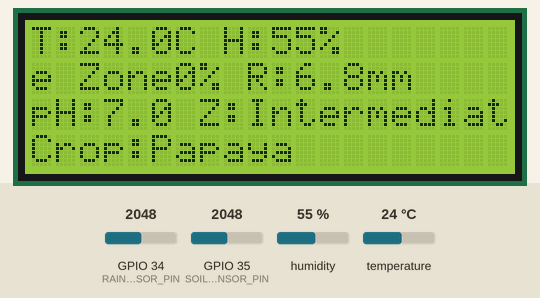
Simulated run of this sketch. Board: ESP32. Parts: 20×4 character LCD. The inputs (shaded band) are chosen by the test bench; at power-on: humidity 55 %, temperature 24 °C, GPIO 34 (RAIN_SENSOR_PIN) = 2048, GPIO 35 (SOIL_SENSOR_PIN) = 2048 (analog values on the 0–4095 scale). WiFi joins after 1.5 s; servers stay silent unless stated; EEPROM starts erased; no MQTT or app messages arrive unless stated; web services answer with replies made up by the test bench; what the sketch prints to the serial monitor is not drawn.

Above: at 2.9 s.
3.0 s: humidity set to 22 %
At 4.8 s:
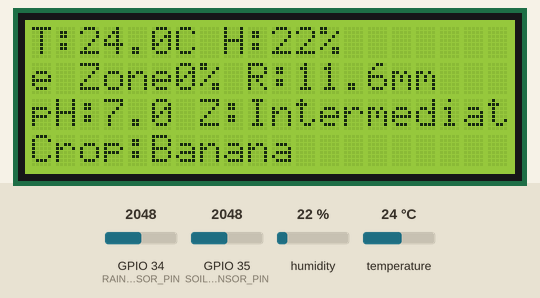
9.5 s: temperature set to 28 °C
At 12.4 s:
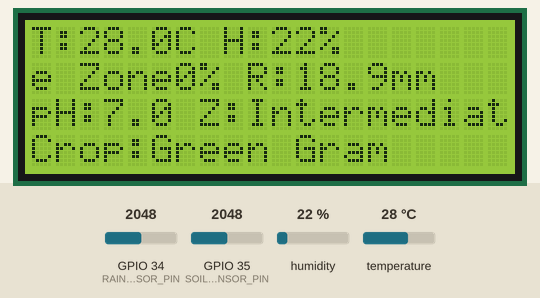
15.3 s: humidity set to 68 %
At 17.1 s:
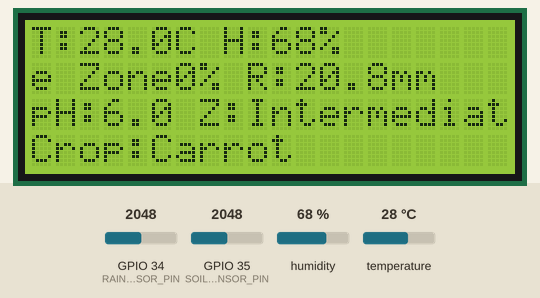
21.8 s: humidity set to 88 %
At 24.5 s:
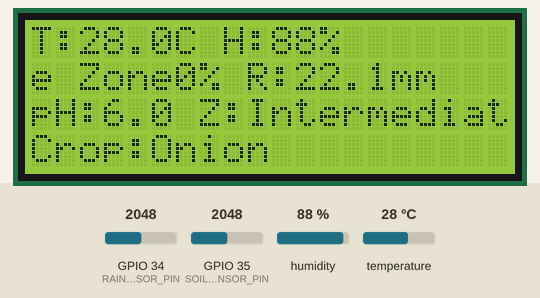
28.3 s: GPIO 34 (RAIN_SENSOR_PIN) set to 2866
At 30.7 s:
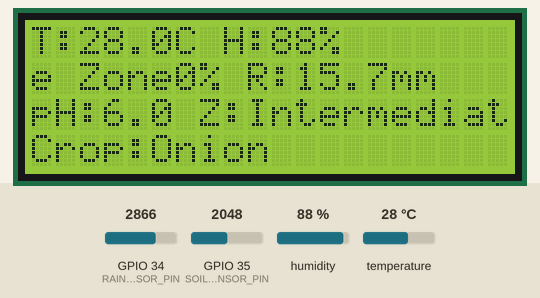
33.9 s: GPIO 35 (SOIL_SENSOR_PIN) set to 2866
At 35.1 s:
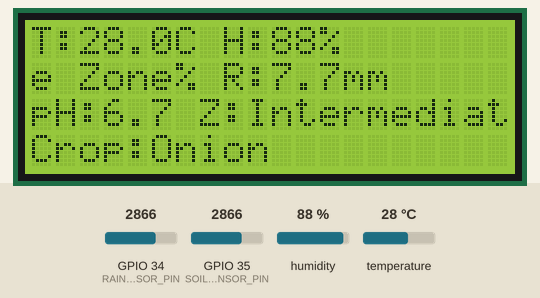
Timing chart, 0 to 36.9 s (numbered marks = the images above; inputs shaded):
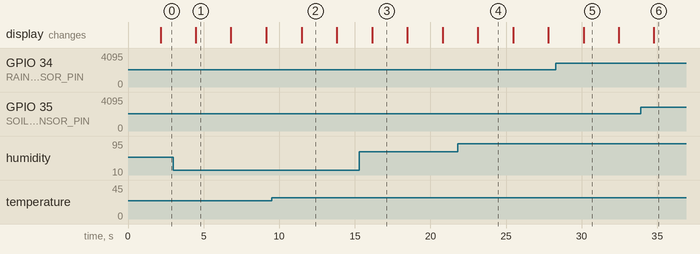

Measured:
- after the input at 3.0 s, the display: changes after 1.5 s (image 1)
- after the input at 9.5 s, the display: changes after 2.0 s (image 2)
- after the input at 15.3 s, the display: changes after 0.84 s (image 3)
- after the input at 21.8 s, the display: changes after 1.3 s (image 4)
- after the input at 28.3 s, the display: changes after 1.8 s (image 5)
- what the display in image 1 shows lasts 2.3 s, from 4.5 s to 6.8 s

The sketch:

esp32_crop_selection.ino
```cpp
#include <WiFi.h>
#define MQTT_MAX_PACKET_SIZE 512
#include <PubSubClient.h>
#include "DHT.h"
#include <Wire.h>
#include <EEPROM.h>
#include <HTTPClient.h>
#include <hd44780.h>
#include <hd44780ioClass/hd44780_I2Cexp.h>
#include "time.h"

// ================= LCD =================
hd44780_I2Cexp lcd;

// ================= TinyML =================
#include "ph_regressor.h"
#include "crop_classifier.h"
#include "crop_labels.h"
#include "zone_classifier.h"
#include "zone_labels.h"

Eloquent::ML::Port::PhRegressor phModel;
Eloquent::ML::Port::CropClassifier cropModel;
Eloquent::ML::Port::ZoneClassifier zoneModel;

// ================= WiFi =================
const char* ssid = "Hiruni";
const char* password = "Hiruni2022";

// ================= MQTT =================
const char* mqtt_server = "192.168.1.2";
const int mqtt_port = 1883;
const char* mqtt_topic = "agricultural/esp32/data";

WiFiClient espClient;
PubSubClient mqttClient(espClient);

#define DEVICE_ID "ESP32_GARDEN_01"

// ================= Location (EEPROM) =================
const int EEPROM_SIZE = 64;
const int EEPROM_ADDR_LON = 0;
const int EEPROM_ADDR_LAT = 4;
const int EEPROM_ADDR_VALID = 8;

float storedLongitude = 0.0f;
float storedLatitude = 0.0f;
bool hasLocation = false;

unsigned long lastGeoUpdate = 0;
const unsigned long GEO_UPDATE_INTERVAL_MS = 6UL * 60UL * 60UL * 1000UL; // 6 hours

// ================= Sensors =================
#define DHTPIN 4
#define DHTTYPE DHT22
DHT dht(DHTPIN, DHTTYPE);

#define RAIN_SENSOR_PIN 34
#define SOIL_SENSOR_PIN 35
#define SOIL_POWER_PIN 25

// ================= CALIBRATION =================
int SOIL_ADC_DRY = 2620;
int SOIL_ADC_WET = 1200;

int RAIN_ADC_DRY = 2520;
int RAIN_ADC_WET = 2000;

// ================= Rain System =================
float rainFiltered = 0;
bool isRaining = false;
float rainMMperHour = 0;

// ================= Helpers =================
float safeLog(float x) {
  return log1p(max(x, 0.0f));
}

// ================= ADC =================
int readSoilADC() {
  digitalWrite(SOIL_POWER_PIN, HIGH);
  delay(100);

  long total = 0;
  for (int i = 0; i < 10; i++) {
    total += analogRead(SOIL_SENSOR_PIN);
    delay(10);
  }

  digitalWrite(SOIL_POWER_PIN, LOW);
  return total / 10;
}

int readRainADC() {
  analogRead(RAIN_SENSOR_PIN); // flush

  long total = 0;
  for (int i = 0; i < 10; i++) {
    total += analogRead(RAIN_SENSOR_PIN);
    delay(5);
  }

  return total / 10;
}

// ================= SOIL =================
float getSoilMoisture() {
  int adc = readSoilADC();

  float soil = 100.0 * (float)(adc - SOIL_ADC_DRY) /
               (SOIL_ADC_WET - SOIL_ADC_DRY);

  return constrain(soil, 0, 100);
}

// ================= RAIN =================
float getRainPercent() {
  int adc = readRainADC();

  float rain = 100.0 * (float)(adc - RAIN_ADC_DRY) /
               (RAIN_ADC_WET - RAIN_ADC_DRY);

  rain = constrain(rain, 0, 100);

  rainFiltered = (0.7 * rainFiltered) + (0.3 * rain);

  return rainFiltered;
}

// ================= RAIN MM CONVERSION =================
float estimateRainMM(float rainPercent) {
  if (rainPercent < 5) return 0;
  return rainPercent * 0.25;   // calibrated multiplier
}

// ================= Location Helpers =================
void loadLocationFromEEPROM() {
  EEPROM.begin(EEPROM_SIZE);
  uint8_t valid = EEPROM.read(EEPROM_ADDR_VALID);
  if (valid == 1) {
    EEPROM.get(EEPROM_ADDR_LON, storedLongitude);
    EEPROM.get(EEPROM_ADDR_LAT, storedLatitude);
    hasLocation = true;
  }
}

void saveLocationToEEPROM(float lon, float lat) {
  storedLongitude = lon;
  storedLatitude = lat;
  hasLocation = true;
  EEPROM.put(EEPROM_ADDR_LON, storedLongitude);
  EEPROM.put(EEPROM_ADDR_LAT, storedLatitude);
  EEPROM.write(EEPROM_ADDR_VALID, 1);
  EEPROM.commit();
}

bool parseLatLon(const String& payload, float &lon, float &lat) {
  int latIdx = payload.indexOf("\"lat\":");
  int lonIdx = payload.indexOf("\"lon\":");
  if (latIdx < 0 || lonIdx < 0) return false;

  int latStart = latIdx + 6;
  int latEnd = payload.indexOf(',', latStart);
  int lonStart = lonIdx + 6;
  int lonEnd = payload.indexOf(',', lonStart);
  if (latEnd < 0) latEnd = payload.indexOf('}', latStart);
  if (lonEnd < 0) lonEnd = payload.indexOf('}', lonStart);

  lat = payload.substring(latStart, latEnd).toFloat();
  lon = payload.substring(lonStart, lonEnd).toFloat();
  return true;
}

void updateLocationFromIP() {
  if (WiFi.status() != WL_CONNECTED) return;

  HTTPClient http;
  http.begin("http://ip-api.com/json");
  int httpCode = http.GET();
  if (httpCode == 200) {
    String body = http.getString();
    float lon = 0.0f, lat = 0.0f;
    if (parseLatLon(body, lon, lat)) {
      saveLocationToEEPROM(lon, lat);
    }
  }
  http.end();
}

// ================= WIFI =================
void connectWiFi() {
  WiFi.begin(ssid, password);

  int attempts = 0;
  while (WiFi.status() != WL_CONNECTED && attempts < 20) {
    delay(500);
    attempts++;
  }
  if (WiFi.status() == WL_CONNECTED) {
    updateLocationFromIP();
    lastGeoUpdate = millis();
  }
}

// ================= MQTT =================
void connectMQTT() {
  if (!mqttClient.connected()) {
    mqttClient.connect(DEVICE_ID);
  }
}

void updateLCD(float t, float h, float s, float rainMM, float ph, const char* crop, const char* zone) {
  lcd.clear();

  // ===== Row 1 == (Temperature & Humidity)
  lcd.setCursor(0, 0);
  lcd.print("T:");
  lcd.print(t,1);       // e.g. 30.7
  lcd.print("C ");

  lcd.print("H:");
  lcd.print(h,0);       // e.g. 78
  lcd.print("%");

  // ===== Row 2 ===== (Soil & Rain)
  lcd.setCursor(0, 1);
  lcd.print("Soil:");
  lcd.print(s,0);       // shorter (no decimal)
  lcd.print("% ");

  lcd.print("R:");
  lcd.print(rainMM,1);  // e.g. 2.5
  lcd.print("mm");

  // ===== Row 3 ===== (pH & Zone)
  lcd.setCursor(0, 2);
  lcd.print("pH:");
  lcd.print(ph,1);

  lcd.print(" Z:");
  lcd.print(zone);      // keep short label!

  // ===== Row 4 ===== (Crop)
  lcd.setCursor(0, 3);
  lcd.print("Crop:");
  lcd.print(crop);
}


// ================= SETUP =================
void setup() {
  Serial.begin(115200);

  dht.begin();

  pinMode(SOIL_POWER_PIN, OUTPUT);
  digitalWrite(SOIL_POWER_PIN, LOW);

  analogReadResolution(12);

  Wire.begin(21, 22);
  lcd.begin(20, 4);
  lcd.backlight();

  WiFi.mode(WIFI_STA);
  loadLocationFromEEPROM();
  connectWiFi();

  mqttClient.setServer(mqtt_server, mqtt_port);
}

// ================= LOOP =================
void loop() {

  if (WiFi.status() != WL_CONNECTED) connectWiFi();
  if (!mqttClient.connected()) connectMQTT();
  mqttClient.loop();

  if (WiFi.status() == WL_CONNECTED && millis() - lastGeoUpdate > GEO_UPDATE_INTERVAL_MS) {
    updateLocationFromIP();
    lastGeoUpdate = millis();
  }

  float temperature = dht.readTemperature();
  float humidity = dht.readHumidity();

  if (isnan(temperature) || isnan(humidity)) return;

  float soil = getSoilMoisture();
  float rain = getRainPercent();

  rainMMperHour = estimateRainMM(rain);
  float rainInput = rainMMperHour;

  // ================= ML =================
  float features[11] = {
    temperature, humidity, soil, rainInput,
    temperature * humidity,
    rainInput * soil,
    temperature / (humidity + 1),
    temperature * temperature,
    safeLog(humidity),
    soil - 0.3 * rainInput,
    0
  };

  float ph = phModel.predict(features);

  float cf[5] = {temperature, humidity, soil, rainInput, ph};
  int cropIdx = cropModel.predict(cf);
  const char* crop = "Unknown";
  if (cropIdx >= 0 && cropIdx < kCropLabelCount) {
    crop = kCropLabels[cropIdx];
  }

  const char* zone = "Unknown";
  if (hasLocation) {
    int zoneIdx = zoneModel.predict(storedLongitude, storedLatitude);
    zone = kZoneLabels[zoneIdx];
  }

  // ================= DEBUG =================
  Serial.println("=== Sensor Readings ===");
  Serial.printf("Temp: %.1f | Hum: %.1f\n", temperature, humidity);
  Serial.printf("Soil: %.1f%% | Rain: %.1f mm/h\n", soil, rainMMperHour);
  Serial.printf("pH: %.2f | Crop: %s | Zone: %s\n\n", ph, crop, zone);

  // ================= MQTT =================
  char payload[512];
  snprintf(payload, sizeof(payload),
    "{\"t\":%.1f,\"h\":%.1f,\"s\":%.1f,\"rain_mm\":%.1f,\"ph\":%.2f,\"crop\":\"%s\",\"zone\":\"%s\",\"lon\":%.5f,\"lat\":%.5f}",
    temperature, humidity, soil, rainMMperHour, ph, crop, zone,
    storedLongitude, storedLatitude);

  mqttClient.publish(mqtt_topic, payload);

  // ================= LCD =================
  updateLCD(temperature, humidity, soil, rainMMperHour, ph, crop, zone);

  delay(2000);
}
```
